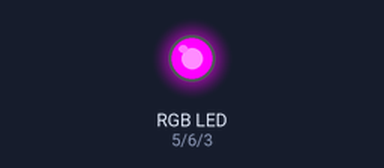
Recording of a sketch running on a simulated Arduino Uno, built with avr-gcc and run on an emulated ATmega328P. On the bench: an RGB LED mixed from three pins (HIGH = lit).

Above: at 0.1 s.
Timing chart, 0 to 1.6 s (numbered marks = the images above):
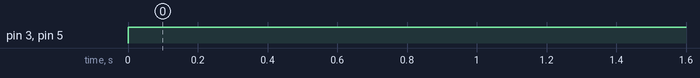

Measured:
- by itself, pin 3 (BLUE), pin 5 (RED): LOW → HIGH at 0.00 s

The sketch:

arduino_rgbled_anode.ino
```cpp
#define GREEN 6
#define BLUE 3
#define RED 5
#define delayTime 15 // increase this value to increase the fading time between colors
void setup()
{
  pinMode(GREEN, OUTPUT);
  pinMode(BLUE, OUTPUT);
  pinMode(RED, OUTPUT);

}
int greenVal;
int blueVal;
int redVal;


void loop()
{
  int greenVal = 255;
  int blueVal = 0;
  int redVal = 0;

  analogWrite(GREEN, 255-greenVal);
  analogWrite(BLUE, 255-blueVal);
  analogWrite(RED, 255-redVal);
  delay(delayTime);
}
```
